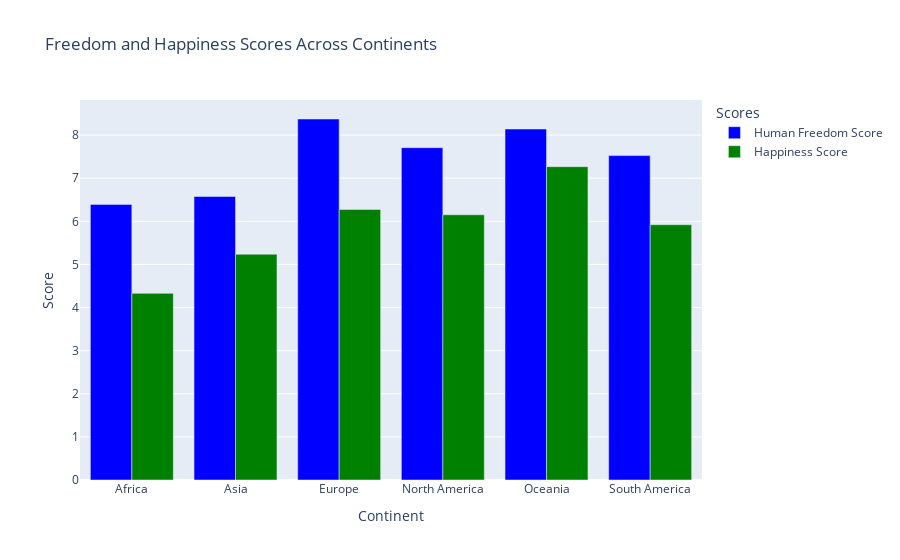
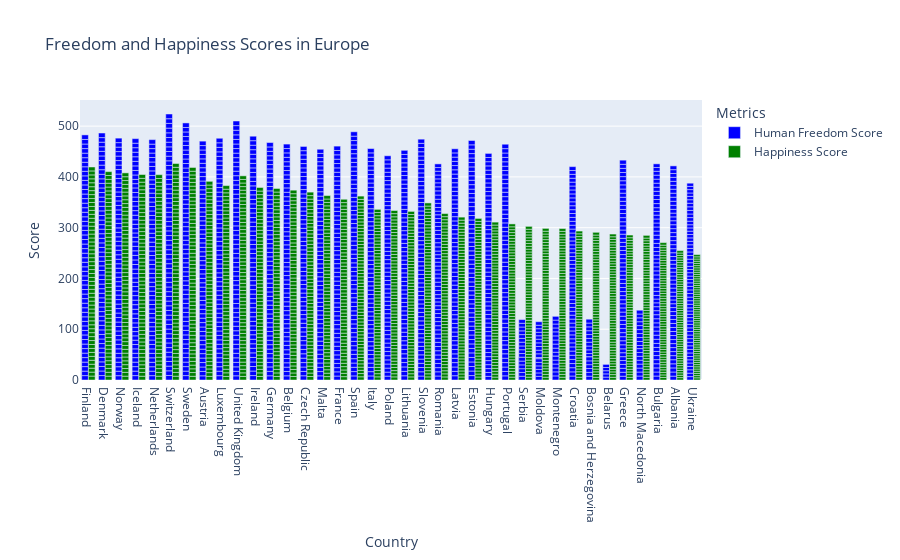
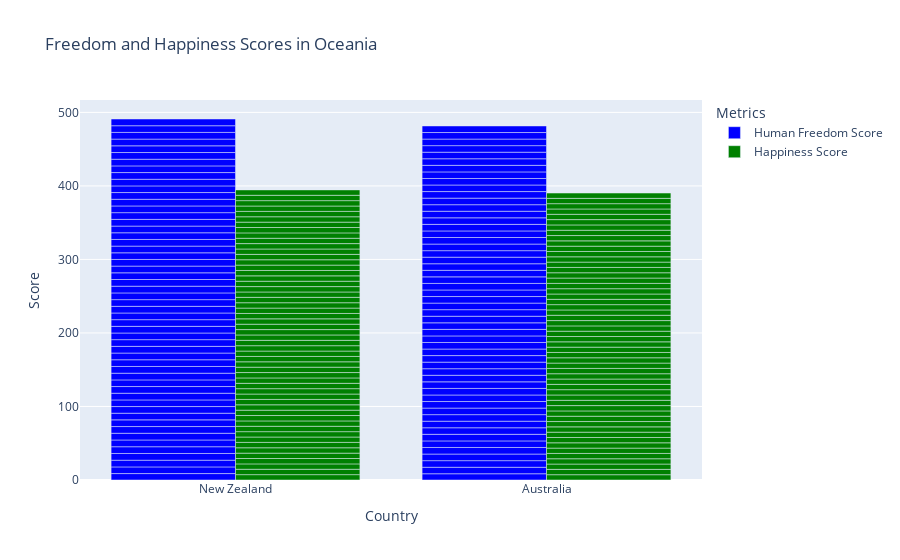
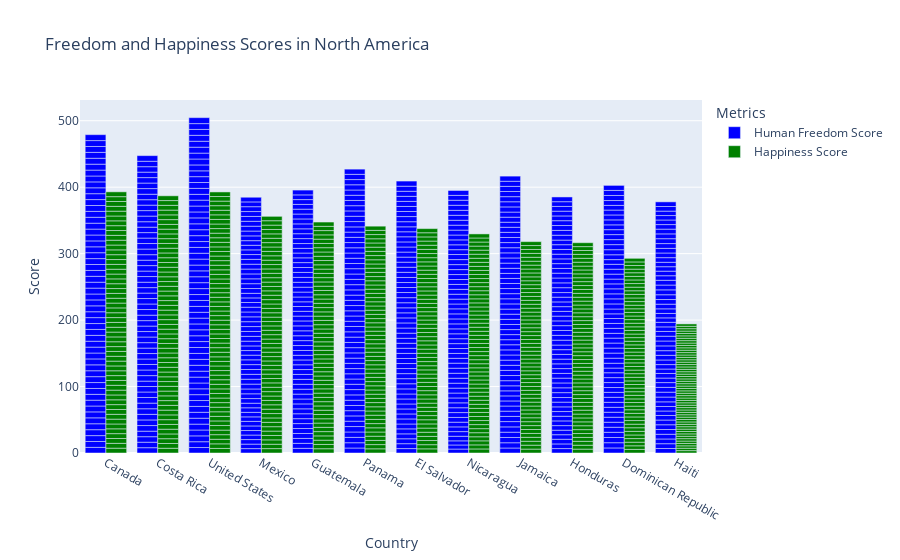

Notebook code for these charts, in order:
### Markdown cell above
*This is a draft, more about the idea instead of the look of the graph. Maybe we will make it with the countries on the y-axis, or split it in multiple graphs.*

### Code cell
continent_mapping = {
    "Africa": ["Algeria", "Angola", "Benin", "Botswana", "Burkina Faso", "Burundi", "Cabo Verde", 
               "Cameroon", "Central African Republic", "Chad", "Comoros", "Congo", "Djibouti", 
               "Egypt", "Equatorial Guinea", "Eritrea", "Eswatini", "Ethiopia", "Gabon", "Gambia", 
               "Ghana", "Guinea", "Guinea-Bissau", "Ivory Coast", "Kenya", "Lesotho", "Liberia", 
               "Madagascar", "Malawi", "Mali", "Mauritania", "Mauritius", "Morocco", "Mozambique", 
               "Namibia", "Niger", "Nigeria", "Rwanda", "Sao Tome and Principe", "Senegal", 
               "Seychelles", "Sierra Leone", "Somalia", "South Africa", "South Sudan", "Sudan", 
               "Tanzania", "Togo", "Uganda", "Zambia", "Zimbabwe"],
    "Asia": ["Afghanistan", "Armenia", "Azerbaijan", "Bahrain", "Bangladesh", "Bhutan", "Brunei", 
             "Cambodia", "China", "Cyprus", "Georgia", "India", "Indonesia", "Iran", "Iraq", 
             "Israel", "Japan", "Jordan", "Kazakhstan", "Kuwait", "Kyrgyzstan", "Laos", "Lebanon", 
             "Malaysia", "Maldives", "Mongolia", "Myanmar", "Nepal", "North Korea", "Oman", 
             "Pakistan", "Palestine", "Philippines", "Qatar", "Saudi Arabia", "Singapore", 
             "South Korea", "Sri Lanka", "Syria", "Tajikistan", "Thailand", "Timor-Leste", 
             "Turkey", "Turkmenistan", "United Arab Emirates", "Uzbekistan", "Vietnam", "Yemen"],
    "Europe": ["Albania", "Andorra", "Armenia", "Austria", "Azerbaijan", "Belarus", "Belgium", 
               "Bosnia and Herzegovina", "Bulgaria", "Croatia", "Cyprus", "Czech Republic", 
               "Denmark", "Estonia", "Finland", "France", "Georgia", "Germany", "Greece", 
               "Hungary", "Iceland", "Ireland", "Italy", "Kazakhstan", "Kosovo", "Latvia", 
               "Liechtenstein", "Lithuania", "Luxembourg", "Malta", "Moldova", "Monaco", 
               "Montenegro", "Netherlands", "North Macedonia", "Norway", "Poland", "Portugal", 
               "Romania", "Russia", "San Marino", "Serbia", "Slovakia", "Slovenia", "Spain", 
               "Sweden", "Switzerland", "Ukraine", "United Kingdom", "Vatican City"],
    "North America": ["Antigua and Barbuda", "Bahamas", "Barbados", "Belize", "Canada", 
                      "Costa Rica", "Cuba", "Dominica", "Dominican Republic", "El Salvador", 
                      "Grenada", "Guatemala", "Haiti", "Honduras", "Jamaica", "Mexico", 
                      "Nicaragua", "Panama", "Saint Kitts and Nevis", "Saint Lucia", 
                      "Saint Vincent and the Grenadines", "Trinidad and Tobago", "United States"],
    "Oceania": ["Australia", "Fiji", "Kiribati", "Marshall Islands", "Micronesia", "Nauru", 
                "New Zealand", "Palau", "Papua New Guinea", "Samoa", "Solomon Islands", 
                "Tonga", "Tuvalu", "Vanuatu"],
    "South America": ["Argentina", "Bolivia", "Brazil", "Chile", "Colombia", "Ecuador", 
                      "Guyana", "Paraguay", "Peru", "Suriname", "Uruguay", "Venezuela"]
}

# Function to map country to continent
def map_country_to_continent(country):
    for continent, countries in continent_mapping.items():
        if country in countries:
            return continent
    return None



# Apply the mapping to the datasets
happiness_data['Continent'] = happiness_data['Country or region'].apply(map_country_to_continent)
freedom_data['Continent'] = freedom_data['countries'].apply(map_country_to_continent)

# Drop rows with missing continent information
happiness_data = happiness_data.dropna(subset=['Continent'])
freedom_data = freedom_data.dropna(subset=['Continent'])

# Group by continent and calculate mean scores
happiness_continent = happiness_data.groupby('Continent')['Score'].mean().reset_index()
freedom_continent = freedom_data.groupby('Continent')['hf_score'].mean().reset_index()

# Merge the datasets by continent
data_continent = pd.merge(happiness_continent, freedom_continent, on='Continent', how='inner')
data_continent.rename(columns={
    'Score': 'Happiness Score',
    'hf_score': 'Human Freedom Score'
}, inplace=True)

# Create the figure for overall scores by continent
fig = go.Figure()

# Add freedom scores bar
fig.add_trace(go.Bar(
    x=data_continent['Continent'],
    y=data_continent['Human Freedom Score'],
    name='Human Freedom Score',
    marker_color='blue'
))

# Add happiness scores bar
fig.add_trace(go.Bar(
    x=data_continent['Continent'],
    y=data_continent['Happiness Score'],
    name='Happiness Score',
    marker_color='green'
))

# Customize the layout
fig.update_layout(
    title='Freedom and Happiness Scores Across Continents',
    xaxis=dict(title='Continent'),
    yaxis=dict(title='Score'),
    barmode='group',  # Grouped bars
    legend=dict(title='Scores'),
    template='plotly'
)

fig.show()

# Function to create and save plot for each continent
def create_continent_plot(continent, data):
    continent_data = data[data['Continent'] == continent]
    
    fig = go.Figure()

    # Add freedom scores bar
    fig.add_trace(go.Bar(
        x=continent_data['Country or region'],
        y=continent_data['hf_score'],
        name='Human Freedom Score',
        marker_color='blue'
    ))

    # Add happiness scores bar
    fig.add_trace(go.Bar(
        x=continent_data['Country or region'],
        y=continent_data['Score'],
        name='Happiness Score',
        marker_color='green'
    ))

    # Customize the layout
    fig.update_layout(
        title=f'Freedom and Happiness Scores in {continent}',
        xaxis=dict(title='Country'),
        yaxis=dict(title='Score'),
        barmode='group',  # Grouped bars
        legend=dict(title='Metrics'),
        template='plotly'
    )

    # Show the plot
    fig.show()

# Generate and save plots for each continent
continents = data['Continent'].unique()
for continent in continents:
    create_continent_plot(continent, data)

### Figure 1 — Plotly figure (JSON) as saved in the notebook; plotly's stock layout.template omitted (floating-point values rounded to 4 significant figures)
{"data": [{"marker": {"color": "blue"}, "name": "Human Freedom Score", "type": "bar", "x": ["Africa", "Asia", "Europe", "North America", "Oceania", "South America"], "y": [6.392, 6.576, 8.373, 7.708, 8.14, 7.524]}, {"marker": {"color": "green"}, "name": "Happiness Score", "type": "bar", "x": ["Africa", "Asia", "Europe", "North America", "Oceania", "South America"], "y": [4.329, 5.237, 6.274, 6.152, 7.268, 5.92]}], "layout": {"barmode": "group", "legend": {"title": {"text": "Scores"}}, "title": {"text": "Freedom and Happiness Scores Across Continents"}, "xaxis": {"title": {"text": "Continent"}}, "yaxis": {"title": {"text": "Score"}}}}

### Figure 2 — Plotly figure (JSON) as saved in the notebook; plotly's stock layout.template omitted (floating-point values rounded to 4 significant figures; data arrays with more than 128 entries replaced by an {"elided": "..."} marker saying what was removed)
{"data": [{"marker": {"color": "blue"}, "name": "Human Freedom Score", "type": "bar", "x": {"elided": "2016 str values"}, "y": {"elided": "2016 float values"}}, {"marker": {"color": "green"}, "name": "Happiness Score", "type": "bar", "x": {"elided": "2016 str values"}, "y": {"elided": "2016 float values"}}], "layout": {"barmode": "group", "legend": {"title": {"text": "Metrics"}}, "title": {"text": "Freedom and Happiness Scores in Europe"}, "xaxis": {"title": {"text": "Country"}}, "yaxis": {"title": {"text": "Score"}}}}

### Figure 3 — Plotly figure (JSON) as saved in the notebook; plotly's stock layout.template omitted (floating-point values rounded to 4 significant figures)
{"data": [{"marker": {"color": "blue"}, "name": "Human Freedom Score", "type": "bar", "x": ["New Zealand", "New Zealand", "New Zealand", "New Zealand", "New Zealand", "New Zealand", "New Zealand", "New Zealand", "New Zealand", "New Zealand", "New Zealand", "New Zealand", "New Zealand", "New Zealand", "New Zealand", "New Zealand", "New Zealand", "New Zealand", "New Zealand", "New Zealand", "New Zealand", "New Zealand", "New Zealand", "New Zealand", "New Zealand", "New Zealand", "New Zealand", "New Zealand", "New Zealand", "New Zealand", "New Zealand", "New Zealand", "New Zealand", "New Zealand", "New Zealand", "New Zealand", "New Zealand", "New Zealand", "New Zealand", "New Zealand", "New Zealand", "New Zealand", "New Zealand", "New Zealand", "New Zealand", "New Zealand", "New Zealand", "New Zealand", "New Zealand", "New Zealand", "New Zealand", "New Zealand", "New Zealand", "New Zealand", "Australia", "Australia", "Australia", "Australia", "Australia", "Australia", "Australia", "Australia", "Australia", "Australia", "Australia", "Australia", "Australia", "Australia", "Australia", "Australia", "Australia", "Australia", "Australia", "Australia", "Australia", "Australia", "Australia", "Australia", "Australia", "Australia", "Australia", "Australia", "Australia", "Australia", "Australia", "Australia", "Australia", "Australia", "Australia", "Australia", "Australia", "Australia", "Australia", "Australia", "Australia", "Australia", "Australia", "Australia", "Australia", "Australia", "Australia", "Australia", "Australia", "Australia", "Australia", "Australia", "Australia", "Australia"], "y": [8.75, 9.04, 9.14, 9.15, 9.18, 9.17, 9.14, 9.11, 9.1, 9.07, 9.05, 9.04, 9.09, 9.09, 9.06, 9.1, 9.13, 9.14, 9.11, 9.09, 9.14, 9.05, 9.04, 9.09, 9.09, 9.06, 9.1, 9.13, 9.14, 9.11, 9.09, 9.14, 9.05, 9.04, 9.09, 9.09, 9.06, 9.1, 9.13, 9.14, 9.11, 9.09, 9.14, 9.05, 9.04, 9.09, 9.09, 9.06, 9.1, 9.13, 9.14, 9.11, 9.09, 9.14, 8.51, 8.83, 8.98, 8.96, 8.96, 8.94, 8.96, 8.92, 8.92, 8.92, 8.92, 8.93, 8.87, 8.96, 8.94, 8.93, 8.92, 8.94, 8.92, 8.9, 8.93, 8.92, 8.93, 8.87, 8.96, 8.94, 8.93, 8.92, 8.94, 8.92, 8.9, 8.93, 8.92, 8.93, 8.87, 8.96, 8.94, 8.93, 8.92, 8.94, 8.92, 8.9, 8.93, 8.92, 8.93, 8.87, 8.96, 8.94, 8.93, 8.92, 8.94, 8.92, 8.9, 8.93]}, {"marker": {"color": "green"}, "name": "Happiness Score", "type": "bar", "x": ["New Zealand", "New Zealand", "New Zealand", "New Zealand", "New Zealand", "New Zealand", "New Zealand", "New Zealand", "New Zealand", "New Zealand", "New Zealand", "New Zealand", "New Zealand", "New Zealand", "New Zealand", "New Zealand", "New Zealand", "New Zealand", "New Zealand", "New Zealand", "New Zealand", "New Zealand", "New Zealand", "New Zealand", "New Zealand", "New Zealand", "New Zealand", "New Zealand", "New Zealand", "New Zealand", "New Zealand", "New Zealand", "New Zealand", "New Zealand", "New Zealand", "New Zealand", "New Zealand", "New Zealand", "New Zealand", "New Zealand", "New Zealand", "New Zealand", "New Zealand", "New Zealand", "New Zealand", "New Zealand", "New Zealand", "New Zealand", "New Zealand", "New Zealand", "New Zealand", "New Zealand", "New Zealand", "New Zealand", "Australia", "Australia", "Australia", "Australia", "Australia", "Australia", "Australia", "Australia", "Australia", "Australia", "Australia", "Australia", "Australia", "Australia", "Australia", "Australia", "Australia", "Australia", "Australia", "Australia", "Australia", "Australia", "Australia", "Australia", "Australia", "Australia", "Australia", "Australia", "Australia", "Australia", "Australia", "Australia", "Australia", "Australia", "Australia", "Australia", "Australia", "Australia", "Australia", "Australia", "Australia", "Australia", "Australia", "Australia", "Australia", "Australia", "Australia", "Australia", "Australia", "Australia", "Australia", "Australia", "Australia", "Australia"], "y": [7.307, 7.307, 7.307, 7.307, 7.307, 7.307, 7.307, 7.307, 7.307, 7.307, 7.307, 7.307, 7.307, 7.307, 7.307, 7.307, 7.307, 7.307, 7.307, 7.307, 7.307, 7.307, 7.307, 7.307, 7.307, 7.307, 7.307, 7.307, 7.307, 7.307, 7.307, 7.307, 7.307, 7.307, 7.307, 7.307, 7.307, 7.307, 7.307, 7.307, 7.307, 7.307, 7.307, 7.307, 7.307, 7.307, 7.307, 7.307, 7.307, 7.307, 7.307, 7.307, 7.307, 7.307, 7.228, 7.228, 7.228, 7.228, 7.228, 7.228, 7.228, 7.228, 7.228, 7.228, 7.228, 7.228, 7.228, 7.228, 7.228, 7.228, 7.228, 7.228, 7.228, 7.228, 7.228, 7.228, 7.228, 7.228, 7.228, 7.228, 7.228, 7.228, 7.228, 7.228, 7.228, 7.228, 7.228, 7.228, 7.228, 7.228, 7.228, 7.228, 7.228, 7.228, 7.228, 7.228, 7.228, 7.228, 7.228, 7.228, 7.228, 7.228, 7.228, 7.228, 7.228, 7.228, 7.228, 7.228]}], "layout": {"barmode": "group", "legend": {"title": {"text": "Metrics"}}, "title": {"text": "Freedom and Happiness Scores in Oceania"}, "xaxis": {"title": {"text": "Country"}}, "yaxis": {"title": {"text": "Score"}}}}

### Figure 4 — Plotly figure (JSON) as saved in the notebook; plotly's stock layout.template omitted (floating-point values rounded to 4 significant figures; data arrays with more than 128 entries replaced by an {"elided": "..."} marker saying what was removed)
{"data": [{"marker": {"color": "blue"}, "name": "Human Freedom Score", "type": "bar", "x": {"elided": "651 str values"}, "y": {"elided": "651 float values"}}, {"marker": {"color": "green"}, "name": "Happiness Score", "type": "bar", "x": {"elided": "651 str values"}, "y": {"elided": "651 float values"}}], "layout": {"barmode": "group", "legend": {"title": {"text": "Metrics"}}, "title": {"text": "Freedom and Happiness Scores in North America"}, "xaxis": {"title": {"text": "Country"}}, "yaxis": {"title": {"text": "Score"}}}}
